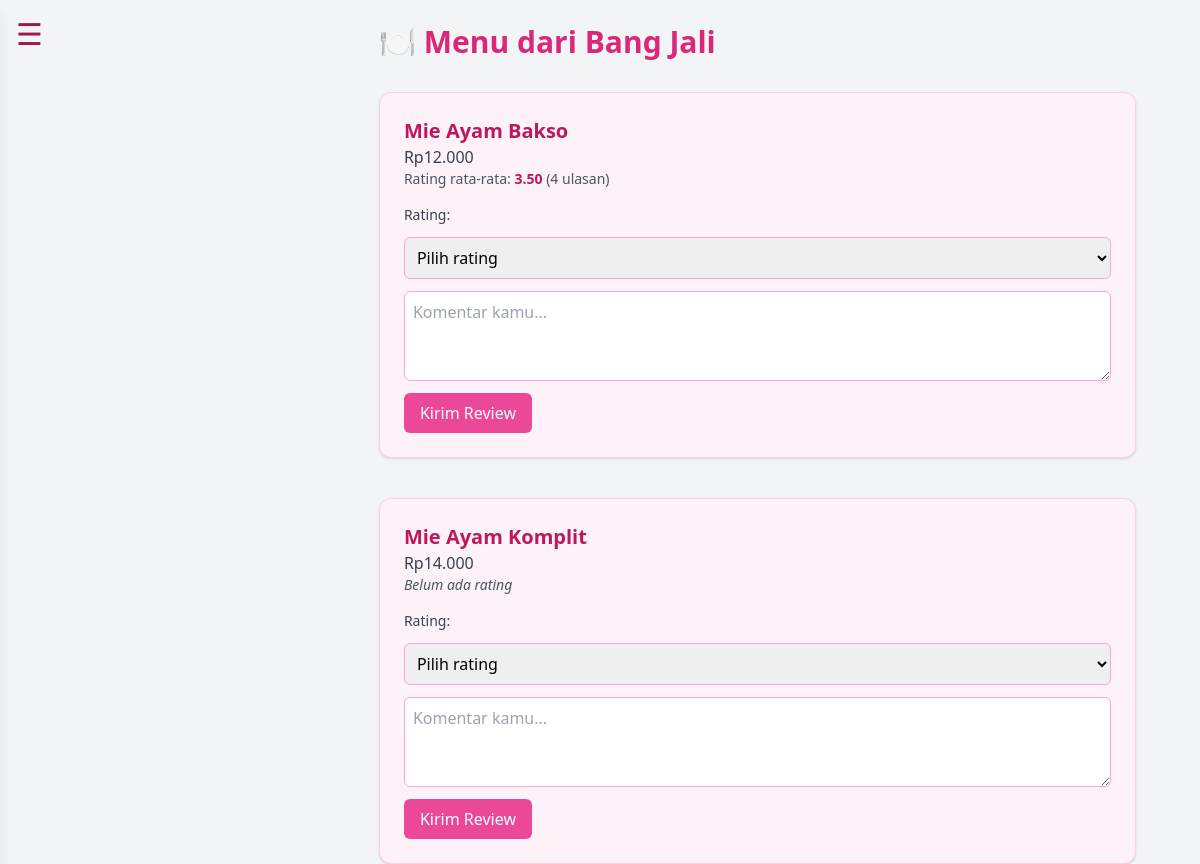
Screenshot of /menus.php?id=2 with the database file from the repository.
### tables this page shows
CREATE TABLE `tenant_kantin` (
  `id` int NOT NULL AUTO_INCREMENT,
  `nama` varchar(100) DEFAULT NULL,
  `deskripsi` text,
  `gambar` varchar(255) DEFAULT NULL,
  PRIMARY KEY (`id`)
);

CREATE TABLE `menus` (
  `id` int NOT NULL,
  `tenant_id` int NOT NULL,
  `nama_menu` varchar(100) NOT NULL,
  `harga` decimal(10,2) NOT NULL,
  PRIMARY KEY (`id`)
);

### menus.php (the view, shortened to what this page needs)
<?php
include 'koneksi.php';
include 'sidebar.php';
$tenant_id = intval($_GET['id']);
$tenant = mysqli_fetch_assoc(mysqli_query($conn, "SELECT * FROM tenant_kantin WHERE id = $tenant_id"));
$query_menus = mysqli_query($conn, "SELECT * FROM menus WHERE tenant_id = $tenant_id");
?>
<!DOCTYPE html>
<html lang="id">
<head>
  <script src="https://cdn.tailwindcss.com"></script>
</head>
<body class="bg-gray-100 flex">
  <main id="mainContent" class="flex-1 px-4 sm:px-8 lg:px-16 py-6">
    <h1 class="text-3xl font-bold text-pink-600 mb-8">
      🍽️ Menu dari <?= htmlspecialchars($tenant['nama']); ?>
    </h1>
    <?php if (mysqli_num_rows($query_menus) > 0): ?>
      <?php while ($menu = mysqli_fetch_assoc($query_menus)) : ?>
        <?php
          $menu_id = (int)$menu['id'];
          $stat = mysqli_fetch_assoc(
            mysqli_query($conn, "SELECT ROUND(AVG(rating),2) AS avg, COUNT(*) AS total FROM reviews WHERE menu_id = $menu_id")
          );
        ?>
        <div class="w-full max-w-4xl mx-auto bg-pink-50 border border-pink-200 rounded-xl shadow mb-10">
          <div class="p-6 space-y-4">
            <div>
              <h2 class="text-xl font-semibold text-pink-700"><?= htmlspecialchars($menu['nama_menu']); ?></h2>
              <p class="text-gray-700">Rp<?= number_format($menu['harga'],0,',','.'); ?></p>
              <?php if ($stat && $stat['total']): ?>
                <p class="text-sm text-gray-600">Rating rata-rata:
                  <span class="font-bold text-pink-700"><?= $stat['avg']; ?></span> (<?= $stat['total']; ?> ulasan)
                </p>
              <?php else: ?>
                <p class="text-sm text-gray-600 italic">Belum ada rating</p>
              <?php endif; ?>
            </div>
            <form action="proses_review.php" method="post" class="space-y-3">
              <label class="block text-sm font-medium text-gray-700">Rating:</label>
              <select name="rating" required
                      class="w-full border border-pink-300 rounded-md p-2 focus:ring-pink-500 focus:border-pink-500">
                <option value="" selected disabled>Pilih rating</option>
              </select>
              <textarea name="komentar" rows="3" placeholder="Komentar kamu..."
                        class="w-full border border-pink-300 rounded-md p-2 focus:ring-pink-500 focus:border-pink-500"></textarea>
              <button type="submit"
                      class="bg-pink-500 hover:bg-pink-600 text-white px-4 py-2 rounded-md">
                Kirim Review
              </button>
            </form>
          </div>
        </div>
      <?php endwhile; ?>
    <?php else: ?>
      <p class="text-gray-600">Belum ada menu untuk tenant ini.</p>
    <?php endif; ?>
  </main>
</body>
</html>

### menus.php (style rules this page uses)
#mainContent { transition: margin-left 0.3s ease; margin-left: 0; }
#mainContent.sidebar-open { margin-left: 16rem; }

### rows the page displays
tenant_kantin: nama "Bang Jali"
menus: nama_menu "Mie Ayam Bakso", harga "12.000", avg "3.50", total "4"
menus: nama_menu "Mie Ayam Komplit", harga "14.000", shows "Belum ada rating"
